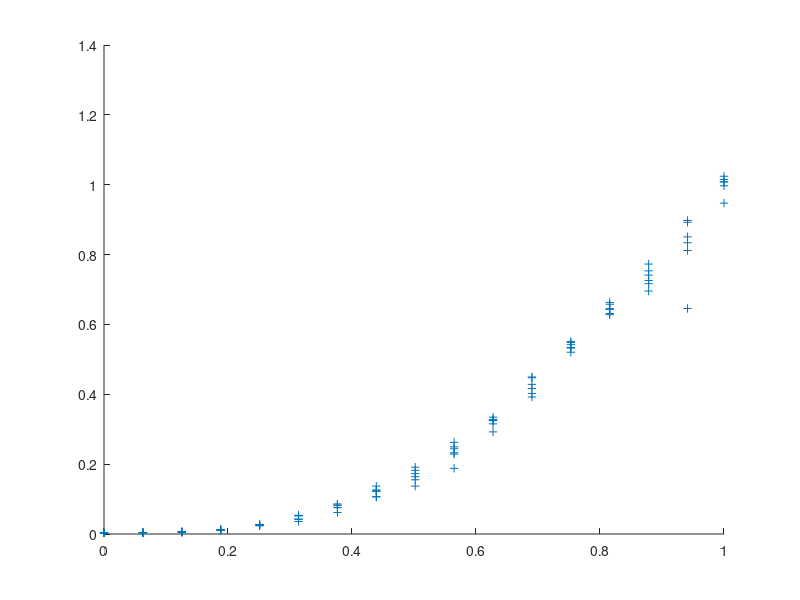

The MATLAB script that drew this image: (Note: this script raises an error after producing the figure.)
% Luminance data from Waisman Center MRI stereoscope L & R eye screens
% Data collected w/ Konica Minolta LS-110 photometer on 10/6/11
% Using CalibrateMonitorPhotometer(17)
% Repeated measurement (in cd/m^2) 3 times at each luminance level
clear all

rightEyeMeasurements = [0.18 0.19 0.19, ...
						0.19 0.22 0.22, ...
						0.29 0.31 0.31, ...
						0.6 0.67 0.64, ...
						1.37 1.46 1.51, ...
						2.37 1.98 2.31, ...
						3.4  4.18 4.17, ...
						6.84 5.86 6.96, ...
						9.06 8.57 7.56, ...
						10.37 13.76 14.48, ...
						18.1 18.46 17.92, ...
						22.2 21.64 23.64, ...
						28.71 29.37 29.46, ...
						36.29 34.83 34.64, ...
						40.05 39.54 38.38, ...
						35.62 44.78 46.01, ...
						52.27 55 55.6]'; 

leftEyeMeasurements = [0.18 0.18 0.19 ...
                      0.22 0.22 0.21 ...
                      0.33 0.33 0.33 ...
					  0.68 0.66 0.68 ...
					  1.29 1.42 1.43 ...
					  2.92 2.95 2.86 ...
					  4.53 4.75 4.57 ...
					  7.56 6.73 5.9 ...
					  9.53 10.55 10.06 ...
					  12.62 13.46 12.83 ...
					  16.13 17.4 17.92 ...
					  24.8 24.68 22.99 ...
					  30.42 29.9 30.24 ...
					  35.48 36.58 35.61 ...
					  41.57 42.64 40.89 ...
                      46.93 49.25 49.53 ...
					  55.65 56.51 56.01]';					  					  

% Normalize the data
maxLeftEye = mean(leftEyeMeasurements(end-2:end));
maxRightEye = mean(rightEyeMeasurements(end-2:end));
maxBothEye = (maxLeftEye + maxRightEye) / 2;

% reMeasNormal = rightEyeMeasurements/max(rightEyeMeasurements);
% leftEyeNormal = leftEyeMeasurements/mean(leftEyeMeasurements(end-2:end));                  
bothEyeNormal = [leftEyeMeasurements; rightEyeMeasurements] ./ maxBothEye;
% bothEyeNormal = [rightEyeMeasurements; rightEyeMeasurements] ./ maxBothEye;

% Define RGB values tested in 17-step calibration
rgb = [];
for ii = 0:16:256
    rgb = [rgb; ii; ii; ii];
end
rgb(end-2:end) = [255; 255; 255];
rgb = [rgb; rgb];

% Normalize the RGB values
rgbNormal = rgb/max(rgb);

%%%%%%%%%%%%%%%%%%%%%%%%%%%%%%%%%%%%%%%%%%%%%%%%%%%%%%%%%%%%%%%%%%%%%%%%%%%
%%%%%%%%%%%%%%%%%%%%%%%%% FIT GAMMA & PLOT DATA %%%%%%%%%%%%%%%%%%%%%%%%%%%
%%%%%%%%%%%%%%%%%%%%%%%%%%%%%%%%%%%%%%%%%%%%%%%%%%%%%%%%%%%%%%%%%%%%%%%%%%%

%%%% SIMPLE GAMMA POWER FUNCTION FIT %%%%
% Plot the data
figure; clf; hold on
plot(rgbNormal,bothEyeNormal,'+');
%plot(rgbNormal,reMeasNormal,'+');

% Fit simple gamma power function
output = linspace(0,1,256)'; % Specify how many interpolated values wanted in the fit (for 8 bit, commonly 256)
[simpleFit,simpleX] = FitGamma(rgbNormal,bothEyeNormal,output,1);
%[simpleFit,simpleX] = FitGamma(rgbNormal,reMeasNormal,output,1);
plot(output,simpleFit,'r');
fprintf(1,'Found exponent %g\n\n',simpleX(1));                    

% %%%% Alternative: EXTENDED GAMMA POWER FUNCTION FIT %%%%
% % % Fit extended gamma power function.
% % % Here the fit is the same as for the simple function.
% [extendedFit,extendedX] = FitGamma(rgbNormal,bothEyeNormal,output,2);
% %[extendedFit,extendedX] = FitGamma(rgbNormal,reMeasNormal,output,2);
% plot(output,extendedFit,'g');
% fprintf(1,'Found exponent %g, offset %g\n\n',extendedX(1),extendedX(2));

%%%% INVERT GAMMA FUNCTION %%%%
% Use the parameters from the extended fit to invert the gamma function.
% See GammaFitDemo for an analysis of the limitations of this particular
% approach to inverse gamma fitting. (in short, errors decrease the
% accuracy of the line estimate)
maxInput = max(rgb);
% invertedInput = InvertGammaExtP(extendedX,maxInput,leMeasNormal);
invertedInput = InvertGammaExtP([simpleX; 0],maxInput,bothEyeNormal);
% invertedInput = InvertGammaExtP(extendedX,maxInput,bothEyeNormal);

figure; clf; hold on
plot(rgb,invertedInput,'r+');
axis('square');
axis([0 maxInput 0 maxInput]);
plot([0 maxInput],[0 maxInput],'r');

% create the gamma table
gamma = [simpleFit simpleFit simpleFit];
invertedGamma = round(255.*(output.^(1/simpleX)));
gammaTable = [invertedGamma invertedGamma invertedGamma];
save('gamma','gamma','gammaTable');

% TO DO: Figure out what the format for the gammaTable variable is

